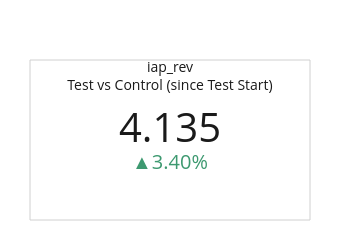
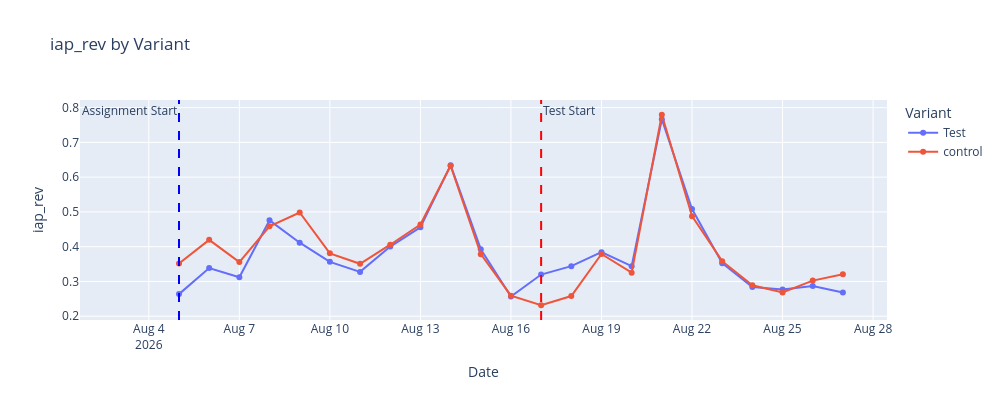
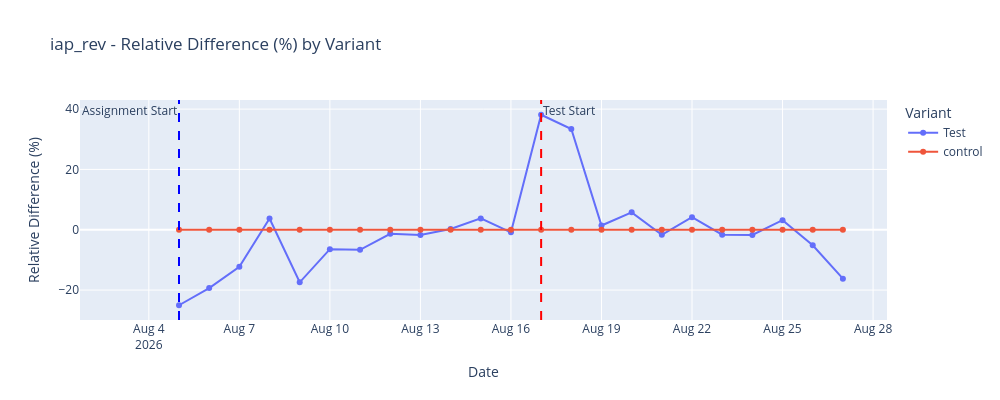
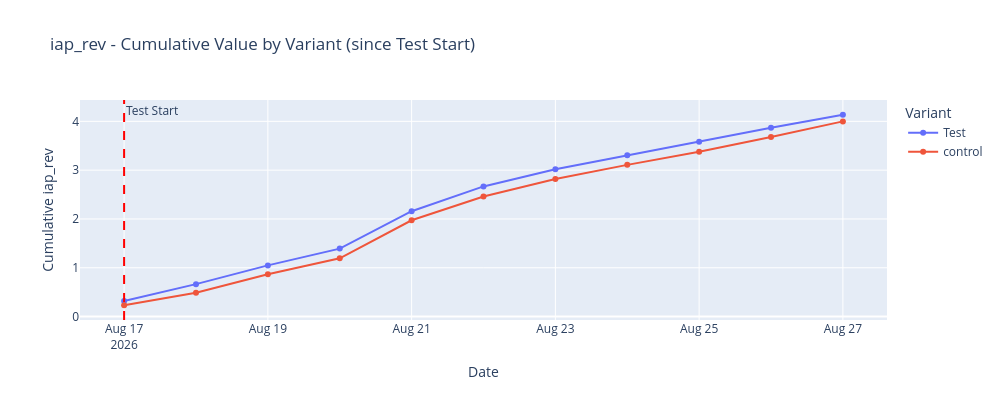

Notebook source saved alongside these figures, in order:
### Code cell
metric = 'iap_rev'
data_segment_metrics_agg = aggregate_segment_metric(data_segment_metrics, metric)

plot_metric(
    data_segment_metrics_agg,
    metric,
    show_overall_diff=True,
    show_value=True,
    show_rel=True,
    show_value_cumulative=True,
    show_rel_cumulative=True,
    assignment_start_date='2026-08-05',
    test_start_date='2026-08-17',
    width=1000,
    height=400
)

### Figure 1 — Plotly figure (JSON) as saved in the notebook; plotly's stock layout.template omitted (floating-point values rounded to 4 significant figures)
{"data": [{"delta": {"font": {"size": 20}, "reference": 3.999, "relative": true, "valueformat": ".2%"}, "domain": {"x": [0, 1], "y": [0, 1]}, "mode": "number+delta", "number": {"font": {"size": 40}, "valueformat": ",.3f"}, "title": {"font": {"size": 14}, "text": "iap_rev<br>Test vs Control (since Test Start)"}, "type": "indicator", "value": 4.135}], "layout": {"font": {"color": "#1a1a1a"}, "height": 220, "margin": {"b": 20, "l": 30, "r": 30, "t": 60}, "paper_bgcolor": "white", "shapes": [{"fillcolor": "white", "layer": "below", "line": {"color": "#d0d0d0", "width": 1}, "type": "rect", "x0": 0, "x1": 1, "xref": "paper", "y0": 0, "y1": 1, "yref": "paper"}], "width": 340}}

### Figure 2 — Plotly figure (JSON) as saved in the notebook; plotly's stock layout.template omitted (floating-point values rounded to 4 significant figures)
{"data": [{"customdata": [[112.0, NaN], [2122.0, NaN], [23050.0, NaN], [29880.0, NaN], [31200.0, NaN], [31450.0, NaN], [31490.0, NaN], [31140.0, NaN], [31050.0, NaN], [30750.0, NaN], [30300.0, NaN], [30690.0, NaN], [30840.0, NaN], [30940.0, NaN], [31000.0, NaN], [30780.0, NaN], [30430.0, NaN], [29940.0, NaN], [30840.0, NaN], [30670.0, NaN], [30380.0, NaN], [30140.0, NaN], [29920.0, NaN]], "hovertemplate": "Variant=Test<br>Date=%{x}<br>iap_rev=%{y}<br>n_unique_players=%{customdata[0]}<br>n_unique_payers=%{customdata[1]}<extra></extra>", "legendgroup": "Test", "line": {"color": "#636efa", "dash": "solid"}, "marker": {"symbol": "circle"}, "mode": "lines+markers", "name": "Test", "orientation": "v", "showlegend": true, "type": "scatter", "x": ["2026-08-05", "2026-08-06", "2026-08-07", "2026-08-08", "2026-08-09", "2026-08-10", "2026-08-11", "2026-08-12", "2026-08-13", "2026-08-14", "2026-08-15", "2026-08-16", "2026-08-17", "2026-08-18", "2026-08-19", "2026-08-20", "2026-08-21", "2026-08-22", "2026-08-23", "2026-08-24", "2026-08-25", "2026-08-26", "2026-08-27"], "xaxis": "x", "y": [0.2635, 0.3384, 0.3122, 0.4758, 0.4114, 0.3563, 0.3275, 0.4002, 0.4556, 0.6344, 0.3927, 0.2567, 0.3198, 0.344, 0.3842, 0.344, 0.7664, 0.5081, 0.3525, 0.2841, 0.2768, 0.2868, 0.2684], "yaxis": "y"}, {"customdata": [[122.0, NaN], [2153.0, NaN], [23190.0, NaN], [29740.0, NaN], [31120.0, NaN], [31480.0, NaN], [31250.0, NaN], [31070.0, NaN], [30870.0, NaN], [30580.0, NaN], [30140.0, NaN], [30560.0, NaN], [30610.0, NaN], [30720.0, NaN], [30730.0, NaN], [30420.0, NaN], [29840.0, NaN], [29650.0, NaN], [30280.0, NaN], [30170.0, NaN], [29920.0, NaN], [29710.0, NaN], [29560.0, NaN]], "hovertemplate": "Variant=control<br>Date=%{x}<br>iap_rev=%{y}<br>n_unique_players=%{customdata[0]}<br>n_unique_payers=%{customdata[1]}<extra></extra>", "legendgroup": "control", "line": {"color": "#EF553B", "dash": "solid"}, "marker": {"symbol": "circle"}, "mode": "lines+markers", "name": "control", "orientation": "v", "showlegend": true, "type": "scatter", "x": ["2026-08-05", "2026-08-06", "2026-08-07", "2026-08-08", "2026-08-09", "2026-08-10", "2026-08-11", "2026-08-12", "2026-08-13", "2026-08-14", "2026-08-15", "2026-08-16", "2026-08-17", "2026-08-18", "2026-08-19", "2026-08-20", "2026-08-21", "2026-08-22", "2026-08-23", "2026-08-24", "2026-08-25", "2026-08-26", "2026-08-27"], "xaxis": "x", "y": [0.3515, 0.4196, 0.3558, 0.4588, 0.4983, 0.3809, 0.3507, 0.4057, 0.4637, 0.6329, 0.3785, 0.2589, 0.2315, 0.2579, 0.3789, 0.3252, 0.7795, 0.4878, 0.3583, 0.2891, 0.2683, 0.3024, 0.3205], "yaxis": "y"}], "layout": {"annotations": [{"showarrow": false, "text": "Assignment Start", "x": 1785888000000, "xanchor": "right", "xref": "x", "y": 1, "yanchor": "top", "yref": "y domain"}, {"showarrow": false, "text": "Test Start", "x": 1786924800000, "xanchor": "left", "xref": "x", "y": 1, "yanchor": "top", "yref": "y domain"}], "height": 400, "legend": {"title": {"text": "Variant"}, "tracegroupgap": 0}, "shapes": [{"line": {"color": "blue", "dash": "dash"}, "type": "line", "x0": 1785888000000, "x1": 1785888000000, "xref": "x", "y0": 0, "y1": 1, "yref": "y domain"}, {"line": {"color": "red", "dash": "dash"}, "type": "line", "x0": 1786924800000, "x1": 1786924800000, "xref": "x", "y0": 0, "y1": 1, "yref": "y domain"}], "title": {"text": "iap_rev by Variant"}, "width": 1000, "xaxis": {"anchor": "y", "domain": [0, 1], "title": {"text": "Date"}}, "yaxis": {"anchor": "x", "domain": [0, 1], "title": {"text": "iap_rev"}}}}

### Figure 3 — Plotly figure (JSON) as saved in the notebook; plotly's stock layout.template omitted (floating-point values rounded to 4 significant figures)
{"data": [{"customdata": [[112.0, NaN], [2122.0, NaN], [23050.0, NaN], [29880.0, NaN], [31200.0, NaN], [31450.0, NaN], [31490.0, NaN], [31140.0, NaN], [31050.0, NaN], [30750.0, NaN], [30300.0, NaN], [30690.0, NaN], [30840.0, NaN], [30940.0, NaN], [31000.0, NaN], [30780.0, NaN], [30430.0, NaN], [29940.0, NaN], [30840.0, NaN], [30670.0, NaN], [30380.0, NaN], [30140.0, NaN], [29920.0, NaN]], "hovertemplate": "Variant=Test<br>Date=%{x}<br>Relative Difference (%)=%{y}<br>n_unique_players=%{customdata[0]}<br>n_unique_payers=%{customdata[1]}<extra></extra>", "legendgroup": "Test", "line": {"color": "#636efa", "dash": "solid"}, "marker": {"symbol": "circle"}, "mode": "lines+markers", "name": "Test", "orientation": "v", "showlegend": true, "type": "scatter", "x": ["2026-08-05", "2026-08-06", "2026-08-07", "2026-08-08", "2026-08-09", "2026-08-10", "2026-08-11", "2026-08-12", "2026-08-13", "2026-08-14", "2026-08-15", "2026-08-16", "2026-08-17", "2026-08-18", "2026-08-19", "2026-08-20", "2026-08-21", "2026-08-22", "2026-08-23", "2026-08-24", "2026-08-25", "2026-08-26", "2026-08-27"], "xaxis": "x", "y": [-25.04, -19.36, -12.26, 3.71, -17.43, -6.45, -6.64, -1.34, -1.73, 0.23, 3.75, -0.86, 38.13, 33.38, 1.4, 5.76, -1.68, 4.17, -1.63, -1.71, 3.16, -5.17, -16.23], "yaxis": "y"}, {"customdata": [[122.0, NaN], [2153.0, NaN], [23190.0, NaN], [29740.0, NaN], [31120.0, NaN], [31480.0, NaN], [31250.0, NaN], [31070.0, NaN], [30870.0, NaN], [30580.0, NaN], [30140.0, NaN], [30560.0, NaN], [30610.0, NaN], [30720.0, NaN], [30730.0, NaN], [30420.0, NaN], [29840.0, NaN], [29650.0, NaN], [30280.0, NaN], [30170.0, NaN], [29920.0, NaN], [29710.0, NaN], [29560.0, NaN]], "hovertemplate": "Variant=control<br>Date=%{x}<br>Relative Difference (%)=%{y}<br>n_unique_players=%{customdata[0]}<br>n_unique_payers=%{customdata[1]}<extra></extra>", "legendgroup": "control", "line": {"color": "#EF553B", "dash": "solid"}, "marker": {"symbol": "circle"}, "mode": "lines+markers", "name": "control", "orientation": "v", "showlegend": true, "type": "scatter", "x": ["2026-08-05", "2026-08-06", "2026-08-07", "2026-08-08", "2026-08-09", "2026-08-10", "2026-08-11", "2026-08-12", "2026-08-13", "2026-08-14", "2026-08-15", "2026-08-16", "2026-08-17", "2026-08-18", "2026-08-19", "2026-08-20", "2026-08-21", "2026-08-22", "2026-08-23", "2026-08-24", "2026-08-25", "2026-08-26", "2026-08-27"], "xaxis": "x", "y": [0.0, 0.0, 0.0, 0.0, 0.0, 0.0, 0.0, 0.0, 0.0, 0.0, 0.0, 0.0, 0.0, 0.0, 0.0, 0.0, 0.0, 0.0, 0.0, 0.0, 0.0, 0.0, 0.0], "yaxis": "y"}], "layout": {"annotations": [{"showarrow": false, "text": "Assignment Start", "x": 1785888000000, "xanchor": "right", "xref": "x", "y": 1, "yanchor": "top", "yref": "y domain"}, {"showarrow": false, "text": "Test Start", "x": 1786924800000, "xanchor": "left", "xref": "x", "y": 1, "yanchor": "top", "yref": "y domain"}], "height": 400, "legend": {"title": {"text": "Variant"}, "tracegroupgap": 0}, "shapes": [{"line": {"color": "blue", "dash": "dash"}, "type": "line", "x0": 1785888000000, "x1": 1785888000000, "xref": "x", "y0": 0, "y1": 1, "yref": "y domain"}, {"line": {"color": "red", "dash": "dash"}, "type": "line", "x0": 1786924800000, "x1": 1786924800000, "xref": "x", "y0": 0, "y1": 1, "yref": "y domain"}], "title": {"text": "iap_rev - Relative Difference (%) by Variant"}, "width": 1000, "xaxis": {"anchor": "y", "domain": [0, 1], "title": {"text": "Date"}}, "yaxis": {"anchor": "x", "domain": [0, 1], "title": {"text": "Relative Difference (%)"}}}}

### Figure 4 — Plotly figure (JSON) as saved in the notebook; plotly's stock layout.template omitted (floating-point values rounded to 4 significant figures)
{"data": [{"customdata": [[30840.0, NaN], [30940.0, NaN], [31000.0, NaN], [30780.0, NaN], [30430.0, NaN], [29940.0, NaN], [30840.0, NaN], [30670.0, NaN], [30380.0, NaN], [30140.0, NaN], [29920.0, NaN]], "hovertemplate": "Variant=Test<br>Date=%{x}<br>Cumulative iap_rev=%{y}<br>n_unique_players=%{customdata[0]}<br>n_unique_payers=%{customdata[1]}<extra></extra>", "legendgroup": "Test", "line": {"color": "#636efa", "dash": "solid"}, "marker": {"symbol": "circle"}, "mode": "lines+markers", "name": "Test", "orientation": "v", "showlegend": true, "type": "scatter", "x": ["2026-08-17", "2026-08-18", "2026-08-19", "2026-08-20", "2026-08-21", "2026-08-22", "2026-08-23", "2026-08-24", "2026-08-25", "2026-08-26", "2026-08-27"], "xaxis": "x", "y": [0.3198, 0.6638, 1.048, 1.392, 2.158, 2.667, 3.019, 3.303, 3.58, 3.867, 4.135], "yaxis": "y"}, {"customdata": [[30610.0, NaN], [30720.0, NaN], [30730.0, NaN], [30420.0, NaN], [29840.0, NaN], [29650.0, NaN], [30280.0, NaN], [30170.0, NaN], [29920.0, NaN], [29710.0, NaN], [29560.0, NaN]], "hovertemplate": "Variant=control<br>Date=%{x}<br>Cumulative iap_rev=%{y}<br>n_unique_players=%{customdata[0]}<br>n_unique_payers=%{customdata[1]}<extra></extra>", "legendgroup": "control", "line": {"color": "#EF553B", "dash": "solid"}, "marker": {"symbol": "circle"}, "mode": "lines+markers", "name": "control", "orientation": "v", "showlegend": true, "type": "scatter", "x": ["2026-08-17", "2026-08-18", "2026-08-19", "2026-08-20", "2026-08-21", "2026-08-22", "2026-08-23", "2026-08-24", "2026-08-25", "2026-08-26", "2026-08-27"], "xaxis": "x", "y": [0.2315, 0.4894, 0.8684, 1.194, 1.973, 2.461, 2.819, 3.108, 3.377, 3.679, 3.999], "yaxis": "y"}], "layout": {"annotations": [{"showarrow": false, "text": "Test Start", "x": 1786924800000, "xanchor": "left", "xref": "x", "y": 1, "yanchor": "top", "yref": "y domain"}], "height": 400, "legend": {"title": {"text": "Variant"}, "tracegroupgap": 0}, "shapes": [{"line": {"color": "red", "dash": "dash"}, "type": "line", "x0": 1786924800000, "x1": 1786924800000, "xref": "x", "y0": 0, "y1": 1, "yref": "y domain"}], "title": {"text": "iap_rev - Cumulative Value by Variant (since Test Start)"}, "width": 1000, "xaxis": {"anchor": "y", "domain": [0, 1], "title": {"text": "Date"}}, "yaxis": {"anchor": "x", "domain": [0, 1], "title": {"text": "Cumulative iap_rev"}}}}
